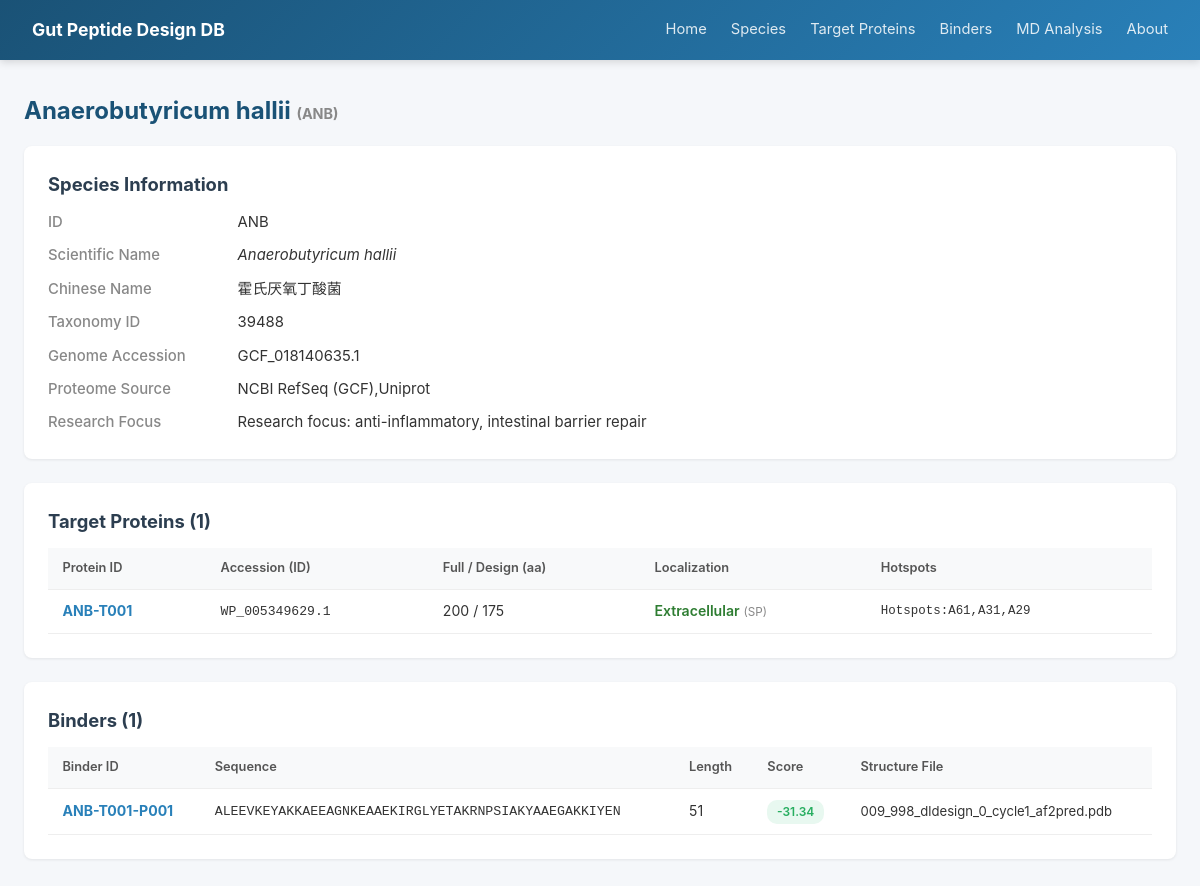
Page /species/ANB on the earlier database version.
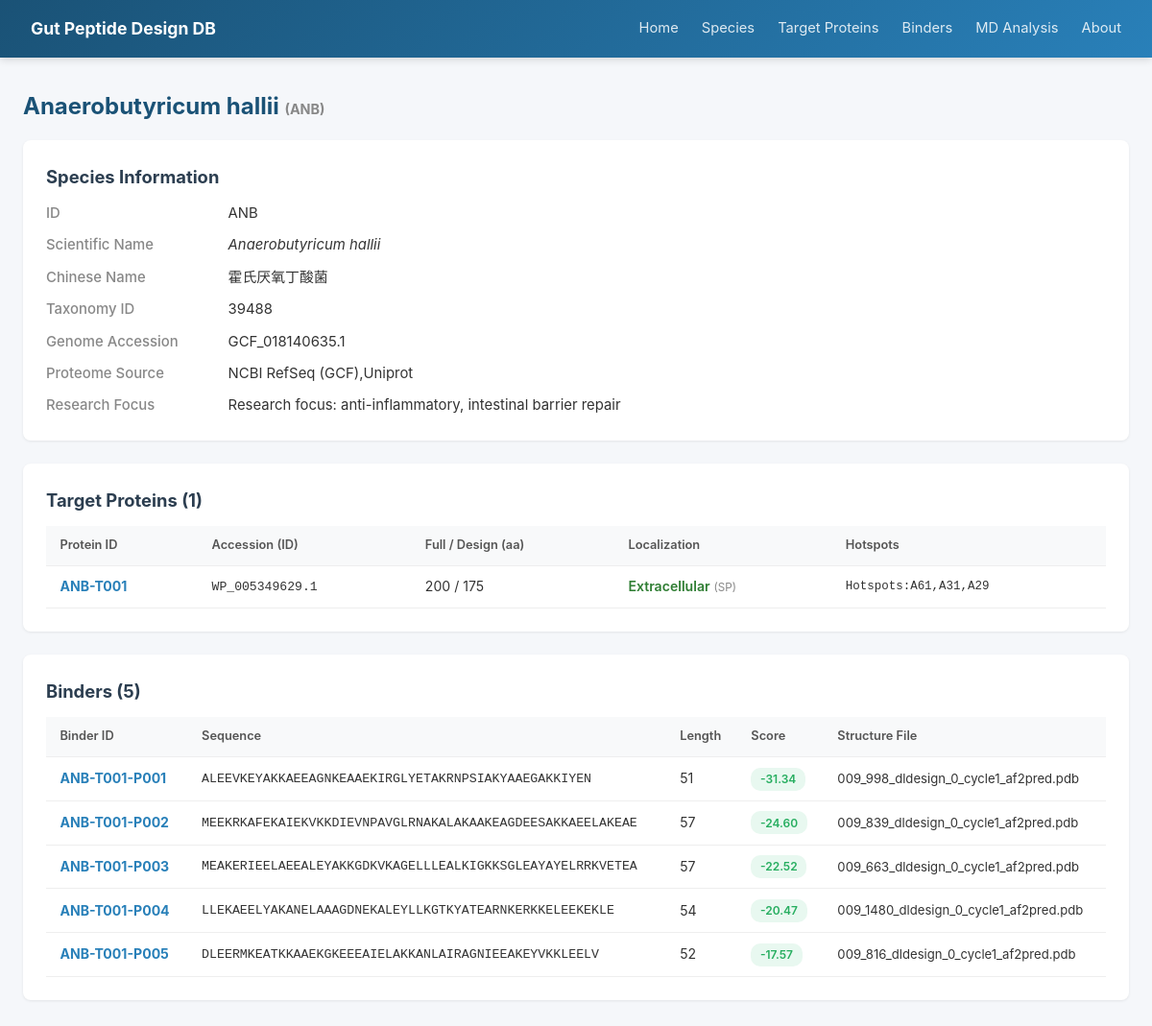
Same page on the later database version.
### tables this page shows
CREATE TABLE Species (
        Species_ID      TEXT PRIMARY KEY,
        Scientific_Name TEXT NOT NULL,
        Chinese_Name    TEXT,
        Taxonomy_ID     INTEGER,
        Genome_Accession TEXT,
        Proteome_Source TEXT,
        Notes           TEXT
    );

CREATE TABLE Target_Protein (
        Species_ID            TEXT NOT NULL,
        Protein_ID            TEXT PRIMARY KEY,
        ID_Accession          TEXT,
        Full_Length           INTEGER,
        AA_Length             INTEGER,
        Protein_Sequence      TEXT,
        Localization_Evidence TEXT,
        DeepLocPro_Location   TEXT,
        DeepLocPro_ExtProb    REAL,
        SignalP_Category      TEXT,
        SignalP_SPLen         INTEGER,
        DeepTMHMM_Type        TEXT,
        Pfam_Family           TEXT,
        Notes                 TEXT,
        FOREIGN KEY (Species_ID) REFERENCES Species(Species_ID)
    );

CREATE TABLE Binder (
        Binder_ID       TEXT PRIMARY KEY,
        Species_ID      TEXT NOT NULL,
        Binder_Sequence TEXT,
        Length          INTEGER,
        Raw_Score       REAL,
        dG_sep_norm     REAL,
        dSASA_int       REAL,
        complex_norm    REAL,
        total_score     REAL,
        packstat        REAL,
        hbonds_int      INTEGER,
        pLDDT_total     REAL,
        pLDDT_binder    REAL,
        PAE_interaction REAL,
        binder_RMSD     REAL,
        target_RMSD     REAL,
        Sequence_File   TEXT,
        Structure_File  TEXT,
        Notes           TEXT,
        FOREIGN KEY (Species_ID) REFERENCES Species(Species_ID)
    );

### app.py (the view)
@app.route('/species/<sid>')
def species_detail(sid):
    db = get_db()
    sp = db.execute("SELECT * FROM Species WHERE Species_ID=?", (sid,)).fetchone()
    if not sp: return "未找到", 404
    proteins = db.execute("SELECT * FROM Target_Protein WHERE Species_ID=?", (sid,)).fetchall()
    binders = db.execute("SELECT * FROM Binder WHERE Species_ID=? ORDER BY Raw_Score", (sid,)).fetchall()
    return render_template('species_detail.html', sp=sp, proteins=proteins, binders=binders)

### app.py (called while the page is built)
def get_db():
    if 'db' not in g:
        g.db = sqlite3.connect(DB_PATH)
        g.db.row_factory = sqlite3.Row
    return g.db

### templates/species_detail.html (shortened to what this page needs)
{% extends "base.html" %}
{% block content %}
<h1>{{ sp.Scientific_Name }} <small style="font-size:.6em; color:#888;">({{ sp.Species_ID }})</small></h1>
<div class="card">
    <h2>Species Information</h2>
    <div class="detail-grid">
        <div class="detail-label">ID</div><div>{{ sp.Species_ID }}</div>
        <div class="detail-label">Scientific Name</div><div><em>{{ sp.Scientific_Name }}</em></div>
        <div class="detail-label">Chinese Name</div><div>{{ sp.Chinese_Name }}</div>
        <div class="detail-label">Taxonomy ID</div><div>{{ sp.Taxonomy_ID }}</div>
        <div class="detail-label">Genome Accession</div><div>{{ sp.Genome_Accession }}</div>
        <div class="detail-label">Proteome Source</div><div>{{ sp.Proteome_Source }}</div>
        <div class="detail-label">Research Focus</div><div>{{ sp.Notes }}</div>
    </div>
</div>
<div class="card">
    <h2>Target Proteins ({{ proteins|length }})</h2>
    {% if proteins %}
    <table>
        <thead><tr><th>Protein ID</th><th>Accession (ID)</th><th>Full / Design (aa)</th><th>Localization</th><th>Hotspots</th></tr></thead>
        <tbody>
            {% for p in proteins %}
            <tr>
                <td><a href="/proteins/{{ p.Protein_ID }}"><strong>{{ p.Protein_ID }}</strong></a></td>
                <td style="font-family:monospace;font-size:.82rem;">{{ p.ID_Accession }}</td>
                <td>{{ p.Full_Length }} / {{ p.AA_Length }}</td>
                <td>
                    {% if p.DeepLocPro_Location == 'Extracellular' %}<span style="color:#2e7d32;font-weight:600;">Extracellular</span>{% else %}<span style="color:#1565c0;font-weight:600;">Cytoplasmic membrane</span>{% endif %}
                    <small style="color:#888;">({{ p.DeepTMHMM_Type }})</small>
                </td>
                <td style="font-size:.78rem;font-family:monospace;">{{ p.Notes or '-' }}</td>
            </tr>
            {% endfor %}
        </tbody>
    </table>
    {% else %}<div class="empty-state"><p>No target proteins</p></div>{% endif %}
</div>
<div class="card">
    <h2>Binders ({{ binders|length }})</h2>
    {% if binders %}
    <table>
        <thead><tr><th>Binder ID</th><th>Sequence</th><th>Length</th><th>Score</th><th>Structure File</th></tr></thead>
        <tbody>
            {% for b in binders %}
            <tr>
                <td><a href="/binders/{{ b.Binder_ID }}"><strong>{{ b.Binder_ID }}</strong></a></td>
                <td style="font-family:monospace; font-size:.83rem;">{{ b.Binder_Sequence }}</td>
                <td>{{ b.Length or '-' }}</td>
                <td>
                    {% if b.Raw_Score %}
                    <span class="badge {% if b.Raw_Score < -6 %}badge-green{% elif b.Raw_Score < -4 %}badge-blue{% else %}badge-orange{% endif %}">
                        {{ "%.2f"|format(b.Raw_Score) }}
                    </span>{% else %}-{% endif %}
                </td>
                <td style="font-size:.82rem;">{{ b.Structure_File or '-' }}</td>
            </tr>
            {% endfor %}
        </tbody>
    </table>
    {% else %}<div class="empty-state"><p>No binders</p></div>{% endif %}
</div>
{% endblock %}

### templates/base.html (shortened to what this page needs)
<!DOCTYPE html>
<html lang="zh-CN">
<head>
</head>
<body>
    <nav class="navbar">
        <div class="navbar-inner">
            <a href="/" class="navbar-brand" title="Gut Microbiota Targeted Peptide Design Database">Gut Peptide Design DB</a>
            <div class="navbar-links">
                <a href="/">Home</a>
                <a href="/species">Species</a>
                <a href="/proteins">Target Proteins</a>
                <a href="/binders">Binders</a>
                <a href="/md">MD Analysis</a>
                <a href="/about">About</a>
            </div>
        </div>
    </nav>
    <div class="container">
        {% block content %}{% endblock %}
    </div>
</body>
</html>

### templates/base.html (style rules this page uses)
* { margin:0; padding:0; box-sizing:border-box; }
body { font-family:-apple-system,BlinkMacSystemFont,"Segoe UI","PingFang SC","Microsoft YaHei",sans-serif; background:#f5f7fa; color:#333; line-height:1.6; }
.navbar { background:linear-gradient(135deg,#1a5276 0%,#2980b9 100%); color:white; padding:0 2rem; box-shadow:0 2px 8px rgba(0,0,0,.15); }
.navbar-inner { max-width:1200px; margin:0 auto; display:flex; align-items:center; justify-content:space-between; height:60px; }
.navbar-brand { font-size:1.1rem; font-weight:700; color:white; text-decoration:none; }
.navbar-links { display:flex; gap:1.5rem; }
.navbar-links a { color:rgba(255,255,255,.85); text-decoration:none; font-size:.92rem; }
.container { max-width:1200px; margin:2rem auto; padding:0 1.5rem; }
.card { background:white; border-radius:8px; box-shadow:0 1px 3px rgba(0,0,0,.08); padding:1.5rem; margin-bottom:1.5rem; }
table { width:100%; border-collapse:collapse; font-size:.88rem; }
th,td { padding:.65rem .9rem; text-align:left; border-bottom:1px solid #eee; }
th { background:#f8f9fa; font-weight:600; color:#555; font-size:.8rem; }
.badge { display:inline-block; padding:.15rem .6rem; border-radius:10px; font-size:.75rem; font-weight:600; }
.badge-green { background:#e8f8f0; color:#27ae60; }
.detail-grid { display:grid; grid-template-columns:180px 1fr; gap:.6rem; font-size:.93rem; }
.detail-label { color:#888; font-weight:500; }
h1 { font-size:1.5rem; margin-bottom:1rem; color:#1a5276; }
h2 { font-size:1.15rem; margin-bottom:.7rem; color:#2c3e50; }
a { color:#2980b9; text-decoration:none; }

Differences in the rows shown:
added Binder: Binder_ID "ANB-T001-P002", Binder_Sequence "MEEKRKAFEKAIEKVKKDIEVNPAVGLRNAKALAKAAKEAGDEESAKKAEELAKEAE", Length "57", Raw_Score "-24.60", Structure_File "009_839_dldesign_0_cycle1_af2pred.pdb"
added Binder: Binder_ID "ANB-T001-P003", Binder_Sequence "MEAKERIEELAEEALEYAKKGDKVKAGELLLEALKIGKKSGLEAYAYELRRKVETEA", Length "57", Raw_Score "-22.52", Structure_File "009_663_dldesign_0_cycle1_af2pred.pdb"
added Binder: Binder_ID "ANB-T001-P004", Binder_Sequence "LLEKAEELYAKANELAAAGDNEKALEYLLKGTKYATEARNKERKKELEEKEKLE", Length "54", Raw_Score "-20.47", Structure_File "009_1480_dldesign_0_cycle1_af2pred.pdb"
added Binder: Binder_ID "ANB-T001-P005", Binder_Sequence "DLEERMKEATKKAAEKGKEEEAIELAKKANLAIRAGNIEEAKEYVKKLEELV", Length "52", Raw_Score "-17.57", Structure_File "009_816_dldesign_0_cycle1_af2pred.pdb"
Other differences:
{{ binders|length }}: "1" → "5"
